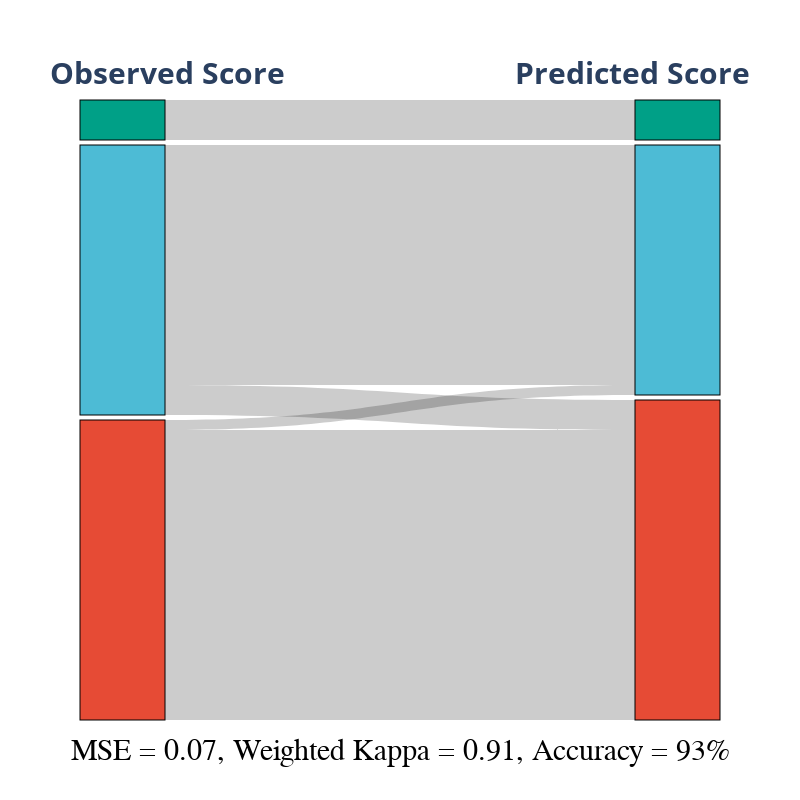

The notebook cell saved with this chart:
### Code cell
safe_colors = ["#00A087", "#4DBBD5", "#E64B35", "#00A087", "#4DBBD5", "#E64B35"]

default_nejm = ["#029E73", "#0072B5", "#BC3C29", "#029E73", "#0072B5", "#BC3C29"]
default_jco = ["#74C476", "#4575B4", "#D73027", "#74C476", "#4575B4", "#D73027"]
lanonc_lancet = ["#4DAF4A", "#377EB8", "#E41A1C", "#4DAF4A", "#377EB8", "#E41A1C"]

sankey_data = res.groupby(['label_groundtruth', 'label_prediction']).size().reset_index(name='count')

link_colors = [safe_colors[src] for src in sankey_data['label_groundtruth']]

fig = go.Figure(data=[go.Sankey(
    node=dict(
        pad=5,  
        thickness=85,  
        line=dict(color="black", width=1),  
        color=safe_colors  
    ),
    link=dict(
        source=sankey_data['label_groundtruth'],  
        target=sankey_data['label_prediction'] + 3,  
        value=sankey_data['count'],  
        # color=link_colors,  
    )
)])

fig.update_layout(
    title_x=0.5,
    title_y=0.05,
    font_size=40,
    title_text=f"MSE = {mse:.2f}, Weighted Kappa = {weighted_kappa:.2f}, Accuracy = {accuracy:.0%}", 
    title_font=dict(family="Arial Black", size=30, color="black"),
    plot_bgcolor=safe_colors[2], 
    height=800,
    width=800,
    annotations=[
        dict(
            x=-0.05, y=1.08, 
            text="<b>Observed Score</b>", 
            showarrow=False, 
            font=dict(size=30)
        ),
        dict(
            x=1.05, y=1.08, 
            text="<b>Predicted Score</b>", 
            showarrow=False, 
            font=dict(size=30)
        )
    ]
)

fig.show()

### Figure 1 — Plotly figure (JSON) as saved in the notebook; plotly's stock layout.template omitted (floating-point values rounded to 4 significant figures)
{"data": [{"link": {"source": [0, 1, 1, 2, 2], "target": [3, 4, 5, 4, 5], "value": [4, 24, 3, 1, 29]}, "node": {"color": ["#00A087", "#4DBBD5", "#E64B35", "#00A087", "#4DBBD5", "#E64B35"], "line": {"color": "black", "width": 1}, "pad": 5, "thickness": 85}, "type": "sankey"}], "layout": {"annotations": [{"font": {"size": 30}, "showarrow": false, "text": "<b>Observed Score</b>", "x": -0.05, "y": 1.08}, {"font": {"size": 30}, "showarrow": false, "text": "<b>Predicted Score</b>", "x": 1.05, "y": 1.08}], "font": {"size": 40}, "height": 800, "plot_bgcolor": "#E64B35", "title": {"font": {"color": "black", "family": "Arial Black", "size": 30}, "text": "MSE = 0.07, Weighted Kappa = 0.91, Accuracy = 93%", "x": 0.5, "y": 0.05}, "width": 800}}
